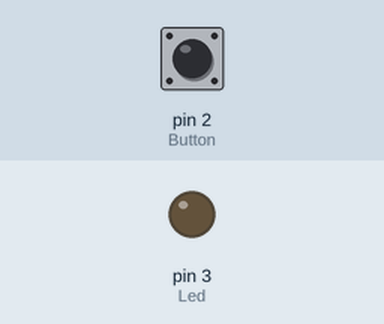
Recording of a sketch running on a simulated Arduino Uno, built with avr-gcc and run on an emulated ATmega328P. Shown: output pins drawn as LEDs (lit = HIGH). The inputs (shaded band) are chosen by the test bench; at power-on: pin 2 (Button) LOW.

Above: at 1.2 s.
1.3 s: pin 2 (Button) pulled HIGH for 0.15 s
At 1.37 s:
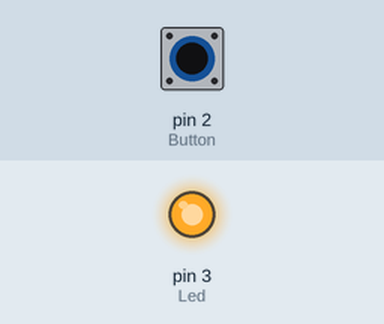
2.9 s: pin 2 (Button) pulled HIGH for 3.2 s
At 7.1 s:
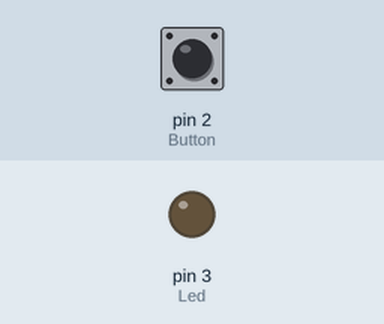
Timing chart, 0 to 8.6 s (numbered marks = the images above; inputs shaded):
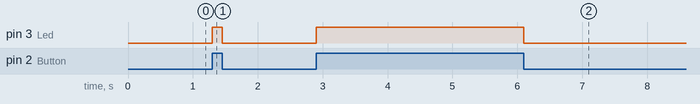

Measured:
- after the input at 1.3 s, pin 3 (Led): LOW → HIGH at once, → LOW 0.15 s later
- after the input at 2.9 s, pin 3 (Led): LOW → HIGH at once, → LOW 3.2 s later

The sketch:

Arduino.Code.ino
```cpp
// Led_Button
int Button = 2;
int Led = 3;
int helper;
void setup() {
  pinMode(Button, INPUT);
  pinMode(Led, OUTPUT);
}
void loop() {
  helper = digitalRead(Button);
  if(helper == HIGH){
    digitalWrite(Led, HIGH);
  }else {
    digitalWrite(Led, LOW);
  }
}
```
